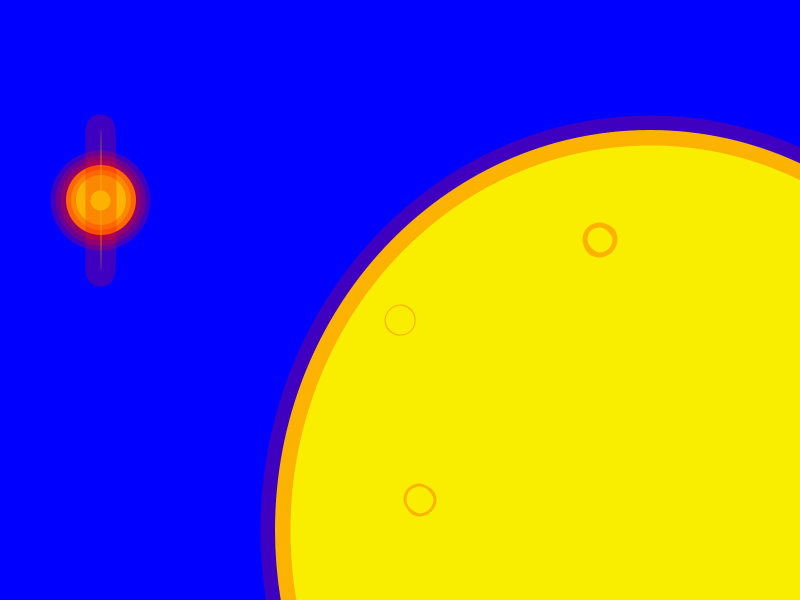
Frame 1 (no input)
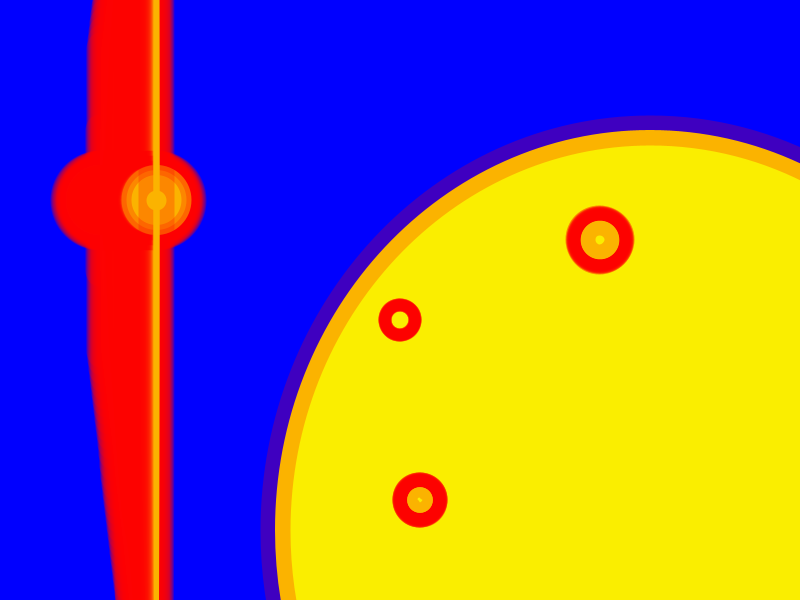
Frame 60 (the mouse pressed at the canvas centre just before this capture)
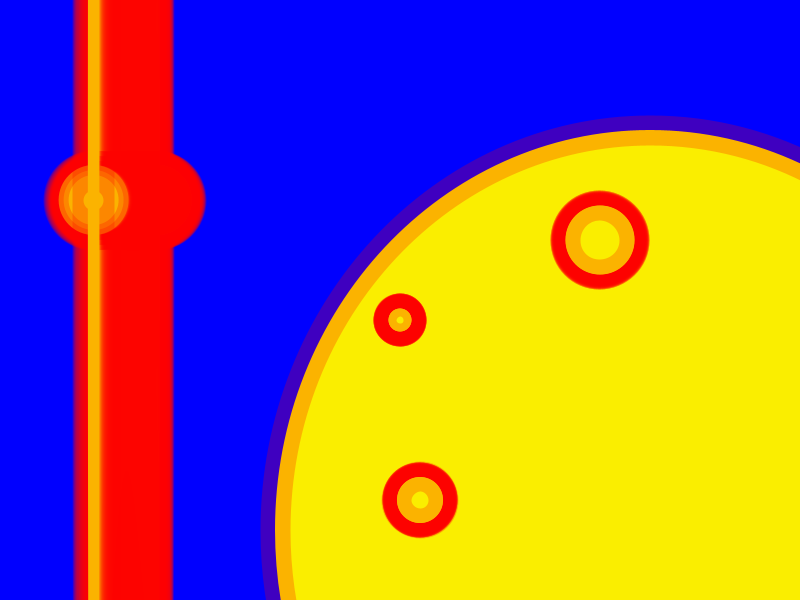
Frame 120 (the mouse held since frame 60 and released just before this capture)

The Processing sketch that drew these frames (run headless with seeded random() and noise(); from frame 60 on, the mouse is pressed at the canvas centre):

// Processing sketch: processing_45287
// ── processing_45287.pde

//asteroidal influx
//Sergi Calavia
float vy = 10;
float vx = 1;
float x = 100;
float y = 200;
float frictiony = -.6;
float frictionx = .998;
float gravity = .04;
float mili, seconds;
float ellipse;


void setup(){
size(800,600);
background(0,0,255);
smooth();
strokeWeight(30);
fill(250,238,0);
stroke(255,0,0,63);
ellipse(650,530,750,800);
}
void draw(){
smooth();
mili = millis(); 
seconds = mili/100; 


vy += gravity; 
vx *= frictionx; 
x += vx;

if(y > width){
y = height;
vy *=frictiony; 
}
if(x>width){
x=width;
vx *=frictionx;
}

strokeWeight(30);
fill(250,238,0);
stroke(255,0,0,63);

ellipse(x,y,70,70);
ellipse(x,y,60,60);
ellipse(x,y,50,50);

ellipse(x,y,mili/200,mili);
ellipse(420,500,seconds*2,seconds*2);
ellipse(400,320,seconds,seconds);
ellipse(600,240,seconds*3,seconds*3);


}

void mousePressed(){
vx -=2;

ellipse(x,y,200,200);

}
